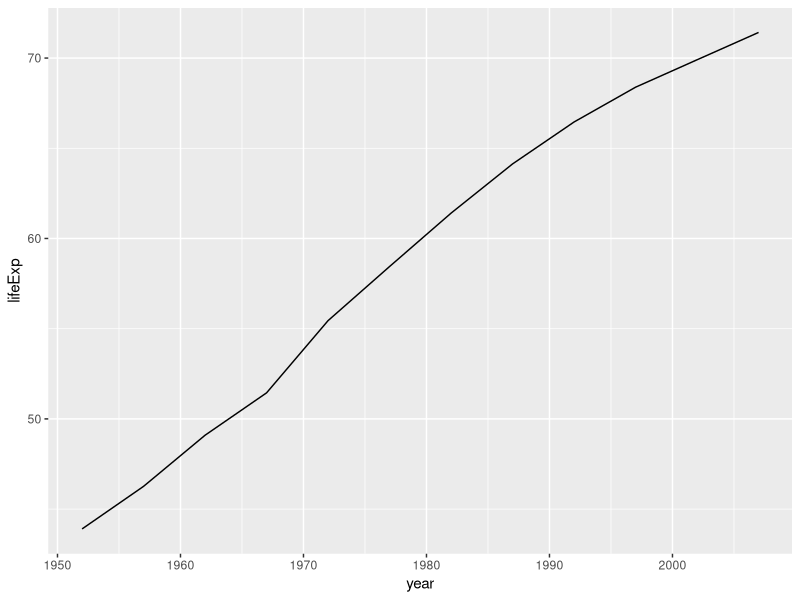
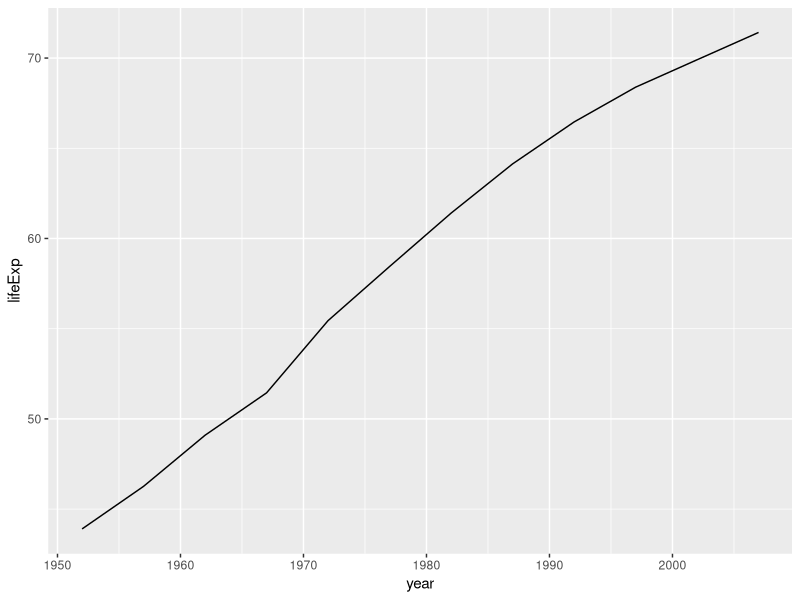
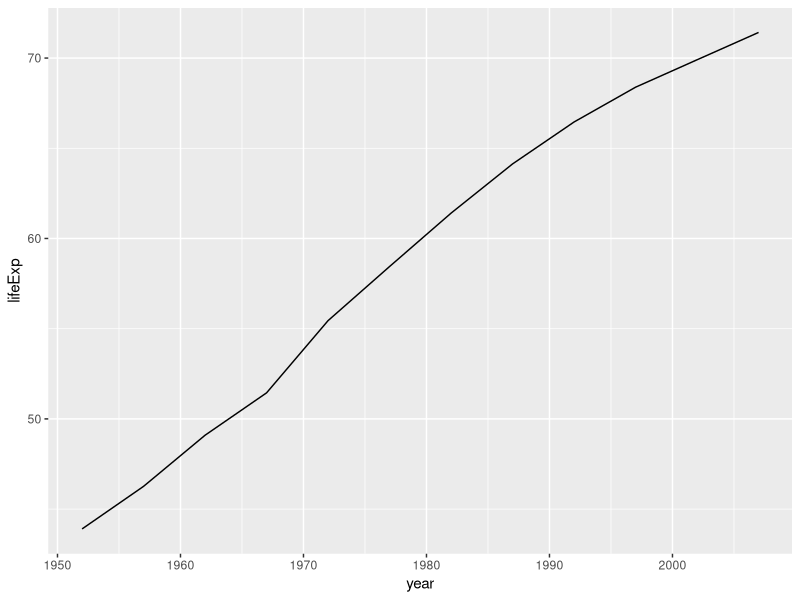
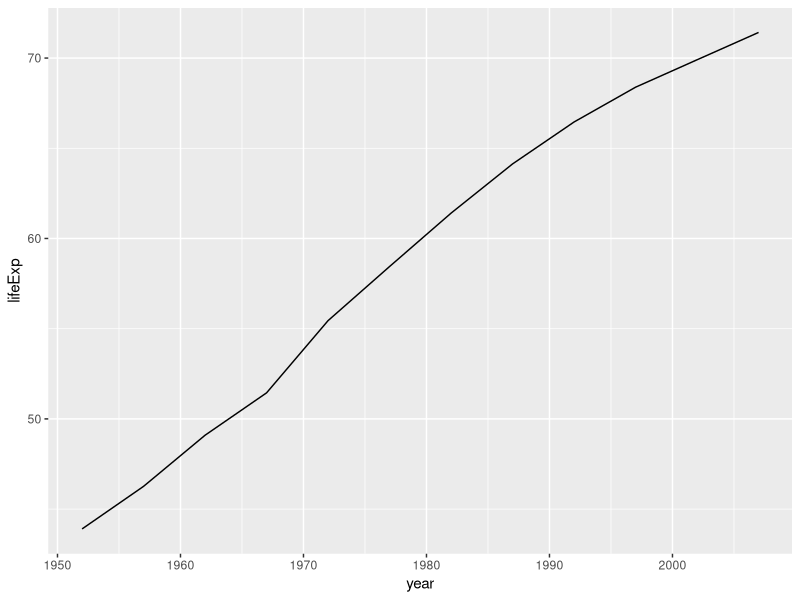
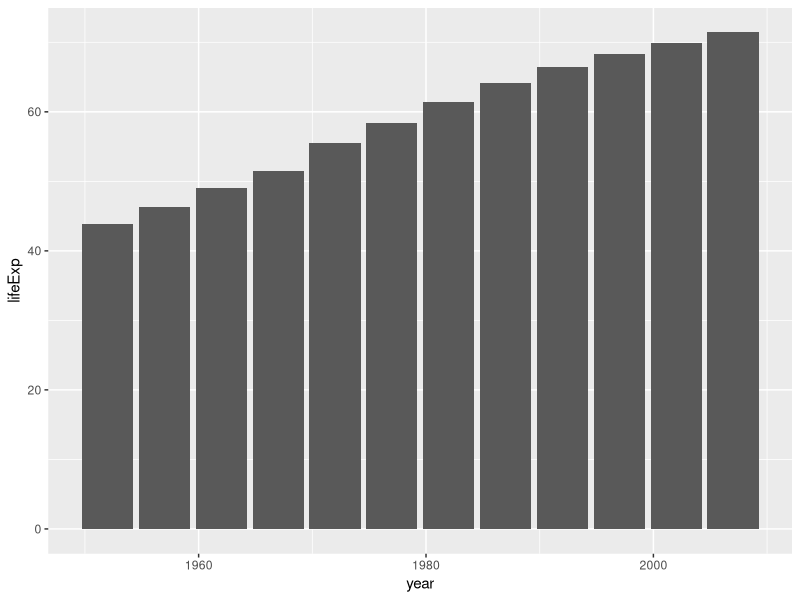
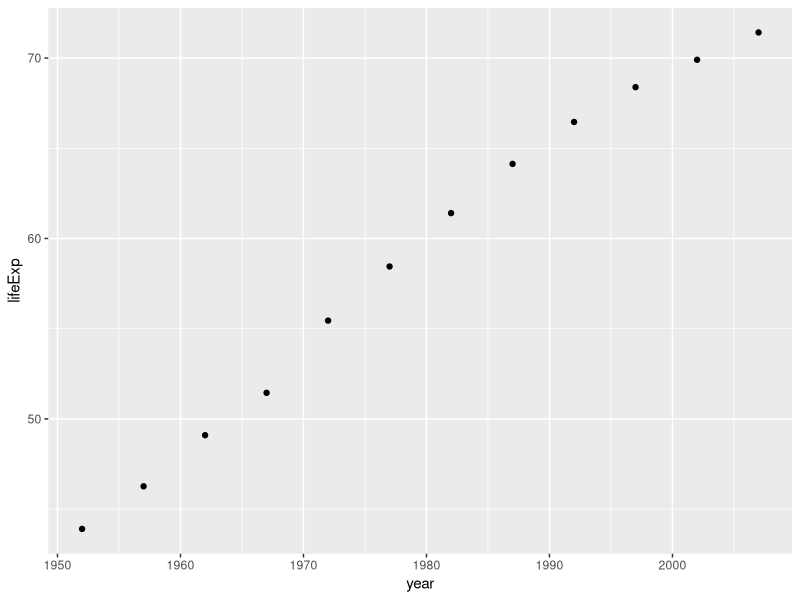
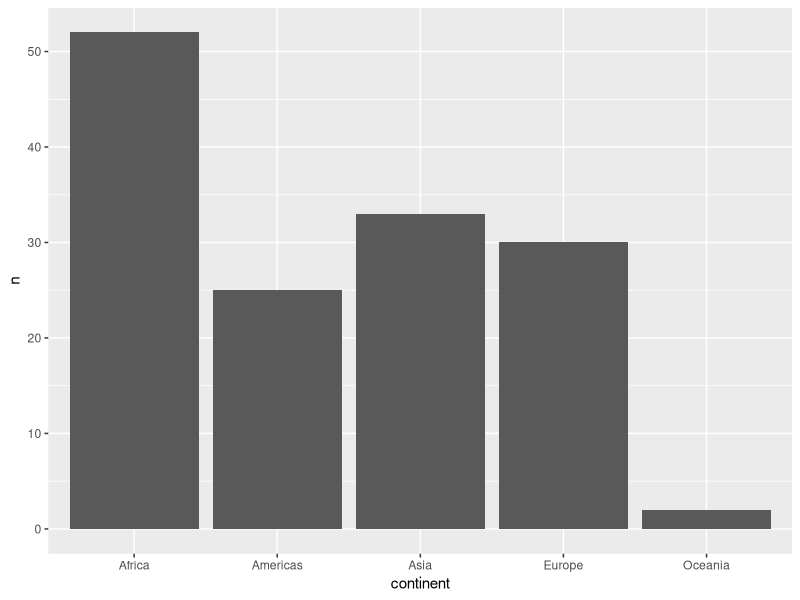
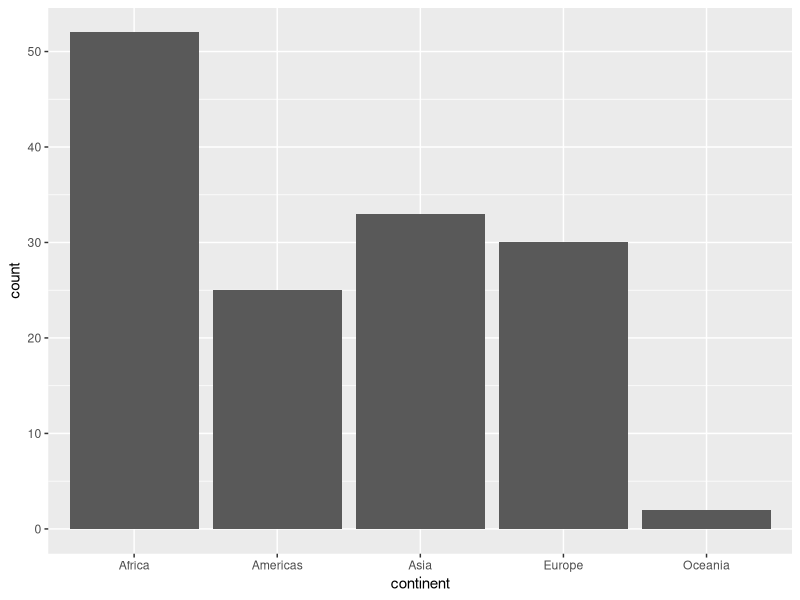

Recreate these plots in R, in order.
## ---- chunk 1
knitr::opts_chunk$set(echo = TRUE, warning = FALSE, message = FALSE)
## ---- chunk 2
library(readxl)

gapminder <- read_excel("data/gapminder.xlsx")
## ---- chunk 3
# Sólo ggplot2
library(ggplot2)
## ---- chunk 4
library(dplyr)

df_ejemplo <- gapminder %>% 
  select(country, year, lifeExp) %>% 
  filter(country == "Peru")
## ---- chunk 5
ggplot(data = df_ejemplo, mapping = aes(x = year, y = lifeExp)) +
  geom_line()
## ---- chunk 6
ggplot(df_ejemplo, aes(year, lifeExp)) + 
  geom_line()
## ---- chunk 7
gapminder %>% 
  select(country, year, lifeExp) %>% 
  filter(country == "Peru") %>% 
  ggplot(aes(year, lifeExp)) + 
  geom_line()
## ---- chunk 8
grafico <- gapminder %>% 
  select(country, year, lifeExp) %>% 
  filter(country == "Peru") %>% 
  ggplot(aes(year, lifeExp))
## ---- chunk 9
grafico +
    geom_line()
## ---- chunk 10
grafico +
    geom_col()
## ---- chunk 11
grafico +
    geom_point()
## ---- chunk 12
gapminder %>% 
  filter(year == 2002) %>% 
  count(continent)
## ---- chunk 13
gapminder %>% 
  filter(year == 2002) %>% 
  count(continent) %>% 
  ggplot(aes(continent, n)) +
  geom_col()
## ---- chunk 14
gapminder %>% 
  filter(year == 2002) %>% 
  ggplot(aes(continent)) +
  geom_bar()
## ---- chunk 15
gapminder %>% 
  filter(country == "Peru") %>% 
  ggplot(aes(year, gdpPercap)) +
  geom_line()
## ---- chunk 16
gapminder %>% 
  filter(year == 2007) %>% 
  ggplot(aes(gdpPercap)) +
  geom_histogram()
## ---- chunk 17
gapminder %>% 
  filter(year == 2007) %>% 
  ggplot(aes(gdpPercap)) +
  geom_boxplot()
## ---- chunk 18
gapminder %>% 
  filter(year == 2007) %>% 
  ggplot(aes(gdpPercap, continent)) +
  geom_boxplot()
## ---- chunk 19
gapminder %>% 
  filter(year == 2007) %>% 
  ggplot(aes(gdpPercap, lifeExp)) +
  geom_point()
## ---- chunk 20
gapminder %>% 
  filter(year == 2007, gdpPercap < 10000) %>% 
  ggplot(aes(gdpPercap, lifeExp)) +
  geom_point()
## ---- chunk 21
gapminder %>% 
  filter(year == 2007) %>% 
  ggplot(aes(continent)) +
  geom_bar()
## ---- chunk 22
gapminder %>% 
  filter(year == 2007) %>% 
  ggplot(aes(continent, fill = continent)) +
  geom_bar()
## ---- chunk 23
gapminder %>% 
  filter(year == 2007) %>% 
  ggplot(aes(gdpPercap, lifeExp, color = continent)) +
  geom_point()
## ---- chunk 24
gapminder %>% 
  filter(year == 2007) %>% 
  ggplot(aes(gdpPercap, lifeExp, size = pop)) +
  geom_point()
## ---- chunk 25
gapminder %>% 
  filter(year == 2007) %>% 
  ggplot(aes(gdpPercap, lifeExp, size = pop, color = continent)) +
  geom_point()
## ---- chunk 26
gapminder %>% 
  filter(year == 2007) %>% 
  ggplot(aes(gdpPercap, lifeExp, shape = continent, color = continent)) +
  geom_point()
## ---- chunk 27
grafico_dispersion <- gapminder %>% 
  filter(year == 2007) %>% 
  ggplot(aes(gdpPercap, lifeExp, shape = continent, color = continent)) +
  geom_point()
## ---- chunk 28
grafico_dispersion
## ---- chunk 29
grafico_dispersion +
  labs(title = "Relación entre PBI per cápita y expectativa de vida",
       subtitle = "Los cinco continentes en el año 2007")
## ---- chunk 30
grafico_dispersion +
  labs(x = "PBI per cápita",
       y = "Expectativa de Vida")
## ---- chunk 31
grafico_dispersion +
  labs(caption = "Fuente: Proyecto gapminder",
       color = "Continente", shape = "Continente")
## ---- chunk 32
grafico_final <- grafico_dispersion +
  labs(title = "Relación entre PBI per cápita y expectativa de vida",
       subtitle = "Los cinco continentes en el año 2007",
       caption = "Fuente: Proyecto gapminder",
       x = "PBI per cápita",
       y = "Expectativa de Vida",
       color = "Continente",
       shape = "Continente")
## ---- chunk 33
grafico_final
## ---- chunk 34
grafico_final +
    theme_bw()
## ---- chunk 35
grafico_final +
    theme_classic()
## ---- chunk 36
grafico_final +
    theme_light()
## ---- chunk 37
grafico_final +
    theme_minimal()
## ---- chunk 38
grafico_final +
    theme_void()
## ---- chunk 39
library(ggthemes)
## ---- chunk 40
grafico_final +
    theme_base()
## ---- chunk 41
grafico_final +
    theme_calc()
## ---- chunk 42
grafico_final +
    theme_clean()
## ---- chunk 43
grafico_final +
    theme_economist()
## ---- chunk 44
grafico_final +
    theme_wsj()
## ---- chunk 45
grafico_final +
    theme_stata()
